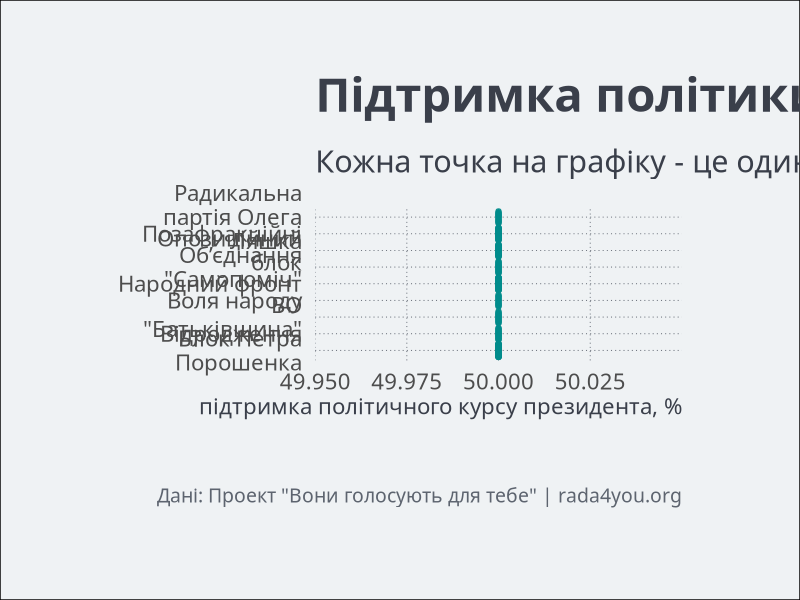

Write R code to recreate this figure.
library(dplyr)
library(stringr)
library(ggplot2)
library(ggbeeswarm)

agreement <- read.csv('data/people_comparisons.csv', stringsAsFactors = F)

#process data-------------------------------------------------------------------

agreement <- agreement %>% select(person.latest_member.name.first,
                                  person.latest_member.name.last,
                                  person.latest_member.party,
                                  agreement)

agreement$person.latest_member.party <- agreement$person.latest_member.party %>% 
  str_replace_all(pattern = "Фракція Політичної партії \"НАРОДНИЙ ФРОНТ\"", 
                  replacement = 'Народний фронт') %>% 
  str_replace_all(pattern = "Фракція ПАРТІЇ \"БЛОК ПЕТРА ПОРОШЕНКА\"",
                  replacement = 'Блок Петра Порошенка') %>%
  str_replace_all(pattern = "Фракція політичної партії \"Всеукраїнське об'єднання \"Батьківщина\" у Верховній Раді України",
                  replacement = 'ВО "Батьківщина"') %>%
  str_replace_all(pattern = "Фракція Радикальної партії Олега Ляшка" ,
                  replacement = 'Радикальна партія Олега Ляшка') %>%
  str_replace_all(pattern = "Група \"Воля народу\"" ,
                  replacement = 'Воля народу') %>%
  str_replace_all(pattern = "Фракція Політичної партії \"Об'єднання \"САМОПОМІЧ\""  ,
                  replacement = 'Об’єднання "Самопоміч"') %>%
  str_replace_all(pattern = "Група \"Партія \"Відродження\""  ,
                  replacement = 'Відродження') %>%
  str_replace_all(pattern = "Фракція Політичної партії \"Опозиційний блок\" у Верховній Раді України восьмого скликання"   ,
                  replacement = 'Опозиційний блок') %>% 
  str_wrap(width = 15)

#visualize----------------------------------------------------------------------

png(filename = 'agreement.png', width = 1000, height = 1000)

ggplot(agreement)+
  geom_quasirandom(aes(x = reorder(person.latest_member.party, agreement), y = agreement), 
                   varwidth = F, color = 'darkcyan', alpha = 0.7)+
  coord_flip()+
  labs(x = NULL, y = "підтримка політичного курсу президента, %",
       title = 'Підтримка політики президента в розрізі фракцій',
       subtitle = 'Кожна точка на графіку - це один депутат. Положення точки на осі Х позначає рівень підтримки депутатом політики "За політичний курс президента" від листопада 2014 року до травня 2016 року',
       caption = 'Дані: Проект "Вони голосують для тебе" | rada4you.org')+
  theme_minimal(base_family = 'Ubuntu Condensed')+
  theme(
    text = element_text(color = '#3A3F4A'), 
    axis.title.y = element_blank(),
    axis.title.x = element_text(hjust = 1, size = 16),
    axis.text = element_text(size = 16),
    axis.ticks.length = unit(0.5, 'lines'),
    panel.grid.major = element_line(linetype = "dotted", size = 0.3, color = '#5D646F'),
    panel.spacing.x = unit(5, 'lines'),
    panel.grid.minor = element_blank(),
    legend.position = 'none',
    legend.title = element_text(hjust = 0.5),
    legend.margin = margin(b = -10, t = 0),
    plot.title = element_text(face = "bold", size = 34, margin = margin(b = 20)),
    plot.subtitle = element_text(size = 22, margin = margin(b = 20)),
    plot.caption = element_text(size = 14, margin = margin(b = 10, t = 50), color = "#5D646F"),
    plot.background = element_rect(fill = "#EFF2F4"),
    plot.margin = unit(c(2, 3, 2, 3), "cm")
  )

dev.off()
